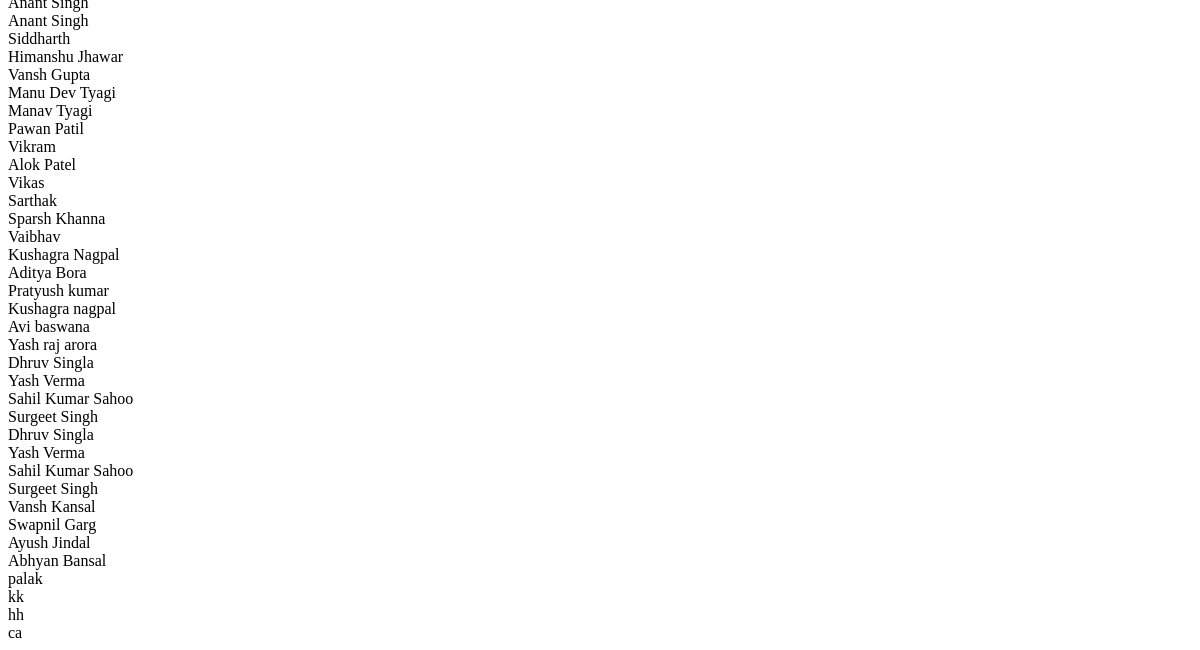
Before: / (lower part) with the older database file.
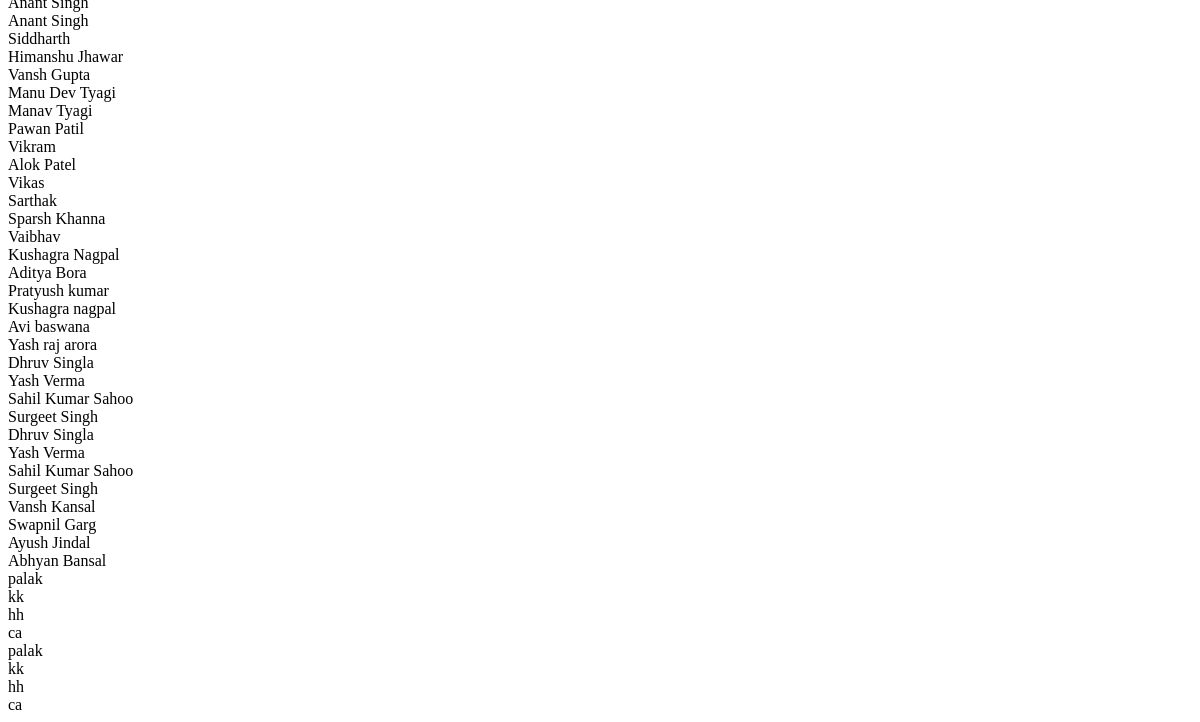
After: the same page with the newer database file.
### website/models.py (models this page shows, shortened)
class Member(models.Model):
    name1=models.CharField(max_length=50)
    name2=models.CharField(max_length=50)
    name3=models.CharField(max_length=50)
    name4=models.CharField(max_length=50)
    roll1=models.IntegerField()
    roll2=models.IntegerField()
    roll3=models.IntegerField()
    roll4=models.IntegerField()
    email1=models.EmailField(max_length=200)
    email2=models.EmailField(max_length=200)
    email3=models.EmailField(max_length=200)
    email4=models.EmailField(max_length=200)
    phone1=models.IntegerField()
    phone2=models.IntegerField()
    phone3=models.IntegerField()
    phone4=models.IntegerField()
    tname=models.CharField(max_length=100)

### website/views.py (the view)
# urls.py: path('',views.home, name="home"),
def home(request):
    all_members=Member.objects.all
    return render(request, 'home.html' ,{'all':all_members})

### website/templates/home.html (shortened to what this page needs)
{% for item in all %}
    {{ item.name1 }}<br/>
    {{ item.name2 }}<br/>
    {{ item.name3 }}<br/>
    {{ item.name4 }}<br/>
{% endfor %}

Changed rows visible on the page:
added Member: name1 "palak", name2 "kk", name3 "hh", name4 "ca"
